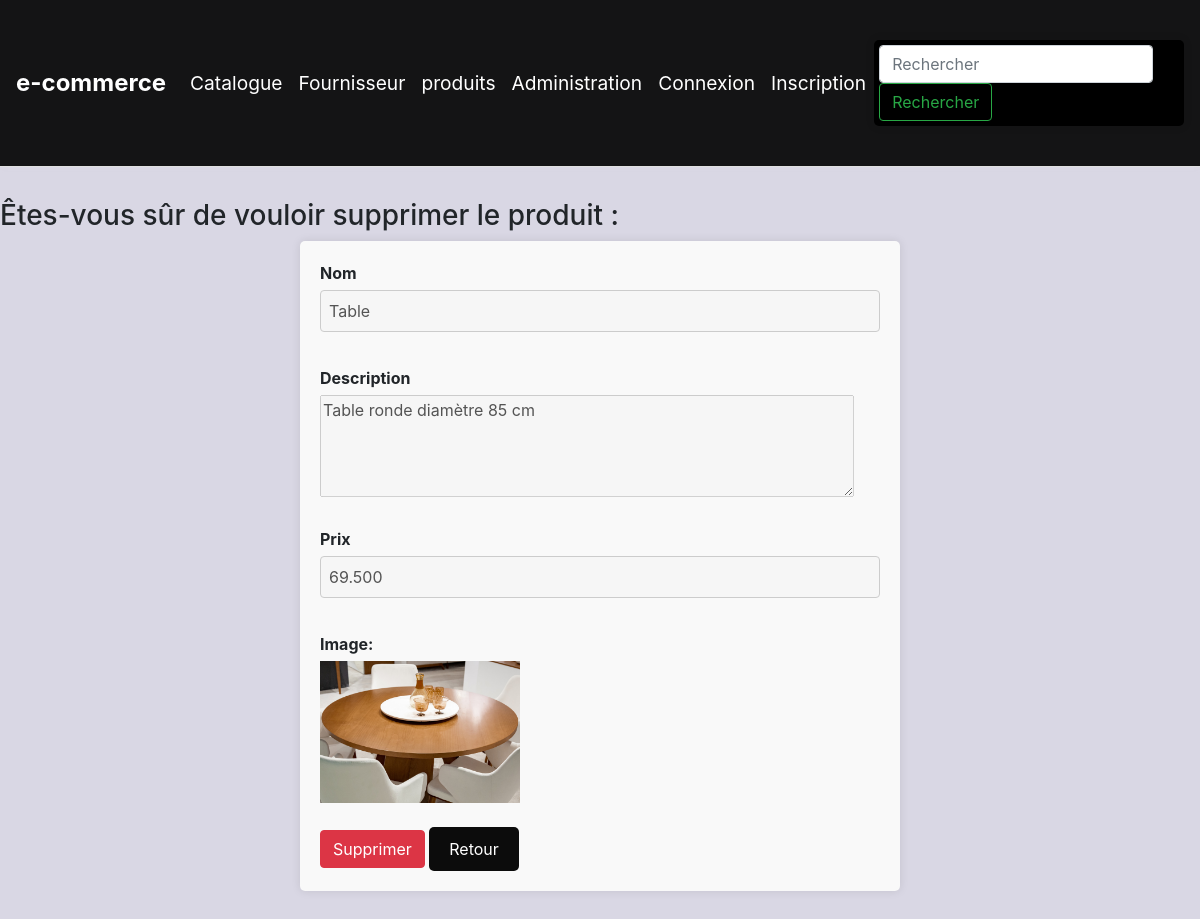
/magasin/supprimer-produit/1/, run on the app's committed database.
### magasin/models.py (models this page shows, shortened)
class Produits(models.Model):
    libelle = models.CharField(max_length=100)
    description = models.TextField()
    prix = models.DecimalField(max_digits=10, decimal_places=3)
    TYPE_CHOICES = [
        ('em', 'emballé'),
        ('fr', 'Frais'),
        ('cs', 'Conserve')
    ]
    type = models.CharField(max_length=2, choices=TYPE_CHOICES, default='em')
    img = models.ImageField(blank='True')
    categorie = models.ForeignKey(Categorie, on_delete=models.CASCADE, null=True)
    Fournisseur = models.ForeignKey(Fournisseur, on_delete=models.CASCADE, null=True)

### magasin/views.py (the view)
# urls.py: path('supprimer-produit/<int:produit_id>/', views.supprimer_produit, name='supprimer_produit'),
def supprimer_produit(request, produit_id):
    produit = get_object_or_404(Produits, pk=produit_id)
    if request.method == 'POST':
        produit.delete()
        return redirect('magasin:listProduit')
    else:
        return render(request, 'magasin/supprimer_produit.html', {'produit': produit})

### magasin/templates/magasin/supprimer_produit.html (shortened to what this page needs)
{% extends 'magasin/base.html' %}
{% block body %}
<h3>Êtes-vous sûr de vouloir supprimer le produit :</h3>
<form method="post">
    <label for="libelle">Nom</label>
    <input type="text" id="libelle" name="libelle" value="{{ produit.libelle }}" disabled><br><br>
    <label for="description">Description</label>
    <textarea id="description" name="description" rows="4" cols="50" disabled>{{ produit.description }}</textarea><br><br>
    <label for="prix">Prix</label>
    <input type="text" id="prix" name="prix" value="{{ produit.prix }}" disabled><br><br>
    <label for="image">Image:</label>
<img src="{{ produit.img.url }}" alt="{{ produit.libelle }}" style="max-width: 200px;"><br><br>
    <button type="submit" class="btn btn-danger">Supprimer</button>
    <a href="{% url 'magasin:listProduit' %}" class="btn btn-secondary">Retour</a>
</form>
{% endblock %}

### magasin/static/css/vitrine.css (style rules this page uses)
body { background-color:#d9d7e4; }

### magasin/static/css/styles.css (style rules this page uses)
form { max-width: 600px; margin: 0 auto; padding: 20px; background-color: #f9f9f9; border-radius: 5px; box-shadow: 0 0 10px rgba(0, 0, 0, 0.1); }
form label { display: block; margin-bottom: 5px; font-weight: bold; }
form input[type="text"], form select { width: 100%; padding: 8px; margin-bottom: 10px; border: 1px solid #ccc; border-radius: 4px; box-sizing: border-box; }

### magasin/static/css/nav.css (style rules this page uses)
.btn { border-radius: 0.25rem; padding: 0.375rem 0.75rem; transition: background-color 0.3s ease-in-out, color 0.3s ease-in-out; }

### magasin/static/css/viewcart.css (style rules this page uses)
.btn-secondary { background-color: #0c0c0c; color: #fff; padding: 10px 20px; border: none; border-radius: 5px; text-decoration: none; }

### data on the page
Produits: libelle "Table", description "Table ronde diamètre 85 cm", prix "69.500", img (picture)
